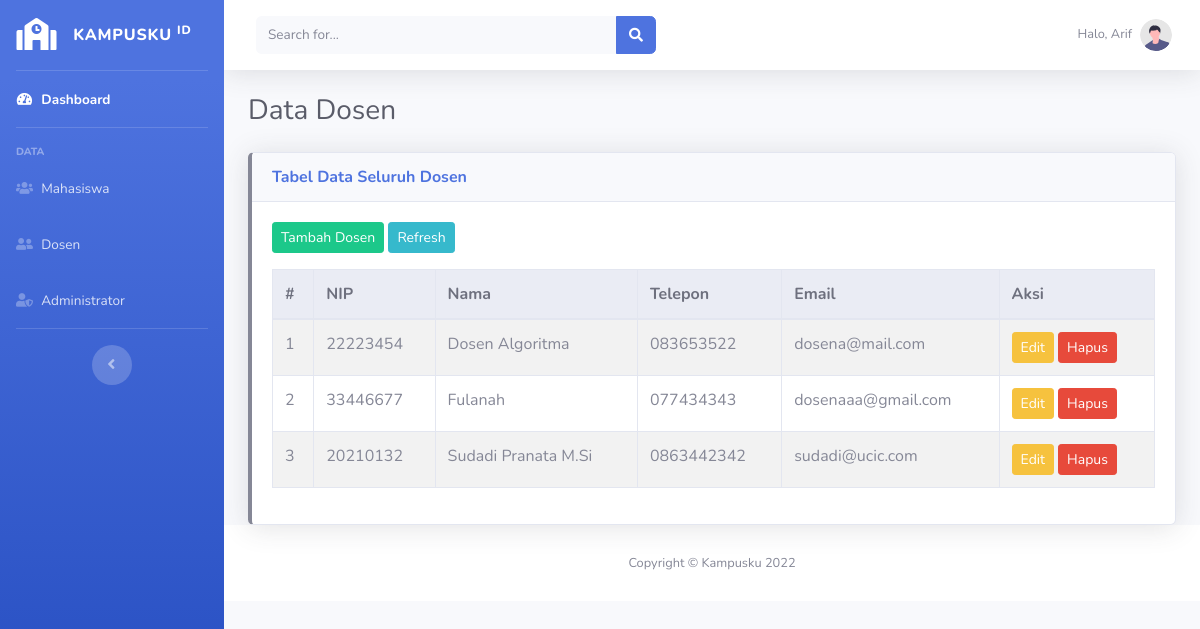
Page /uas/dosen.php (signed in) on the committed database.
### tables this page shows
CREATE TABLE `dosen` (
  `nip` int(8) NOT NULL,
  `nama` varchar(100) NOT NULL,
  `telepon` varchar(100) NOT NULL,
  `email` varchar(100) NOT NULL,
  `alamat` text NOT NULL
);

### uas/dosen.php (the view, shortened to what this page needs)
<?php
include('./connection.php');
if (isset($_GET["cari"])) {
    $cari = htmlentities(strip_tags(trim($_GET['cari'])));
    $cari = mysqli_real_escape_string($link, $cari);
    $query  = "SELECT * FROM dosen WHERE ";
    $query .= "nip LIKE '%$cari%' OR ";
    $query .= "nama LIKE '%$cari%' OR ";
    $query .= "telepon LIKE '%$cari%' OR ";
    $query .= "email LIKE '%$cari%'";
    $pesan = "Menampilkan Hasil Pencarian <b>$cari</b>";
} else {
    $query = "SELECT * FROM dosen ORDER BY nama ASC";
    $pesan = "Tabel Data Seluruh Dosen";
}
?>
<!DOCTYPE html>
<html lang="en">
<head>
    <?php include('./template/css.php'); ?>
</head>
<body id="page-top">
    <div id="wrapper">
        <?php include('./template/sidebar.php'); ?>
        <div id="content-wrapper" class="d-flex flex-column">
            <div id="content">
                <?php include('./template/navbar.php'); ?>
                <div class="container-fluid">
                    <div class="d-sm-flex align-items-center justify-content-between mb-4">
                        <h1 class="h3 mb-0 text-gray-800">Data Dosen</h1>
                    </div>
                    <div class="row">
                        <div class="col-md-12">
                            <div class="card border-left-secondary shadow">
                                <div class="card-header">
                                    <div class="m-0 font-weight-bold text-primary"><?= $pesan; ?></div>
                                </div>
                                <div class="card-body">
                                    <a name="" id="" class="btn btn-success btn-sm mb-3" href="adddosen.php" role="button">Tambah Dosen</a>
                                    <a name="" id="" class="btn btn-info btn-sm mb-3" href="dosen.php" role="button">Refresh</a>
                                    <div class="table-responsive">
                                        <table class="table table-striped table-bordered">
                                            <thead class="thead-light">
                                                <tr>
                                                    <th>#</th>
                                                    <th>NIP</th>
                                                    <th>Nama</th>
                                                    <th>Telepon</th>
                                                    <th>Email</th>
                                                    <th>Aksi</th>
                                                </tr>
                                            </thead>
                                            <tbody>
                                                <?php
                                                $no = 0;
                                                $result = mysqli_query($link, $query);
                                                foreach ($result as $data) { ?>
                                                    <tr>
                                                        <td><?= $no += 1; ?></td>
                                                        <td><?= $data['nip']; ?></td>
                                                        <td><?= $data['nama']; ?></td>
                                                        <td><?= $data['telepon']; ?></td>
                                                        <td><?= $data['email']; ?></td>
                                                        <td>
                                                            <a class="btn btn-warning btn-sm" href="./editdosen.php?nip=<?= $data['nip']; ?>">Edit</a>
                                                            <a class="btn btn-danger btn-sm" onclick="return confirm('Yakin ingin menghapus dosen <?= $data['nama']; ?>?')" href="./process/hapus_dosen.php?nip=<?= $data['nip']; ?>">Hapus</a>
                                                        </td>
                                                    </tr>
                                                <?php  }
                                                ?>
                                            </tbody>
                                        </table>
                                    </div>
                                </div>
                            </div>
                        </div>
                    </div>
                </div>
                <?php include('./template/footer.php'); ?>
            </div>
        </div>
</body>
</html>

### uas/template/css.php (shortened to what this page needs)
<link href="vendor/fontawesome-free/css/all.min.css" rel="stylesheet" type="text/css">
<link href="css/sb-admin-2.css" rel="stylesheet">
<link href="vendor/datatables/dataTables.bootstrap4.min.css" rel="stylesheet">

### uas/template/sidebar.php
<ul class="navbar-nav bg-gradient-primary sidebar sidebar-dark accordion" id="accordionSidebar">
    <a class="sidebar-brand d-flex align-items-center justify-content-center" href="index.html">
        <div class="sidebar-brand-icon">
            <i class="fas fa-school    "></i>
        </div>
        <div class="sidebar-brand-text mx-3">Kampusku <sup>ID</sup></div>
    </a>
    <hr class="sidebar-divider my-0">
    <li class="nav-item active">
        <a class="nav-link" href="./index.php">
            <i class="fas fa-fw fa-tachometer-alt"></i>
            <span>Dashboard</span>
        </a>
    </li>
    <hr class="sidebar-divider">
    <div class="sidebar-heading">
        Data
    </div>
    <li class="nav-item">
        <a class="nav-link" href="./mahasiswa.php">
            <i class="fa fa-users fa-fw" aria-hidden="true"></i>
            <span>Mahasiswa</span>
        </a>
    </li>
    <li class="nav-item">
        <a class="nav-link" href="./dosen.php">
            <i class="fas fa-user-friends fa-fw"></i>
            <span>Dosen</span>
        </a>
    </li>
    <li class="nav-item">
        <a class="nav-link" href="./administrator.php">
            <i class="fas fa-user-shield fa-fw"></i>
            <span>Administrator</span>
        </a>
    </li>
    <hr class="sidebar-divider d-none d-md-block">
    <div class="text-center d-none d-md-inline">
        <button class="rounded-circle border-0" id="sidebarToggle"></button>
    </div>
</ul>

### uas/template/navbar.php (shortened to what this page needs)
<nav class="navbar navbar-expand navbar-light bg-white topbar mb-4 static-top shadow">
    <form class="d-none d-sm-inline-block form-inline mr-auto ml-md-3 my-2 my-md-0 mw-100 navbar-search">
        <div class="input-group">
            <input type="text" class="form-control bg-light border-0 small" name="cari" placeholder="Search for..." aria-label="Search" aria-describedby="basic-addon2">
            <div class="input-group-append">
                <button class="btn btn-primary" type="submit">
                    <i class="fas fa-search fa-sm"></i>
                </button>
            </div>
        </div>
    </form>
    <ul class="navbar-nav ml-auto">
        <li class="nav-item dropdown no-arrow">
            <a class="nav-link dropdown-toggle" href="#" id="userDropdown" role="button" data-toggle="dropdown" aria-haspopup="true" aria-expanded="false">
                <span class="mr-2 d-none d-lg-inline text-gray-600 small">Halo, <?= $_SESSION['nama']; ?></span>
                <img class="img-profile rounded-circle" src="img/undraw_profile.svg">
            </a>
        </li>
    </ul>
</nav>

### uas/template/footer.php
<footer class="sticky-footer bg-white">
    <div class="container my-auto">
        <div class="copyright text-center my-auto">
            <span>Copyright &copy; Kampusku <?= date("Y"); ?></span>
        </div>
    </div>
</footer>

### rows in the picture
dosen: no "1", nip "22223454", nama "Dosen Algoritma", telepon "083653522", email "dosena@mail.com"
dosen: no "2", nip "33446677", nama "Fulanah", telepon "077434343", email "dosenaaa@gmail.com"
dosen: no "3", nip "20210132", nama "Sudadi Pranata M.Si", telepon "0863442342", email "sudadi@ucic.com"

### other values in the picture
$_SESSION['nama'] "Arif"
$pesan "Tabel Data Seluruh Dosen"
